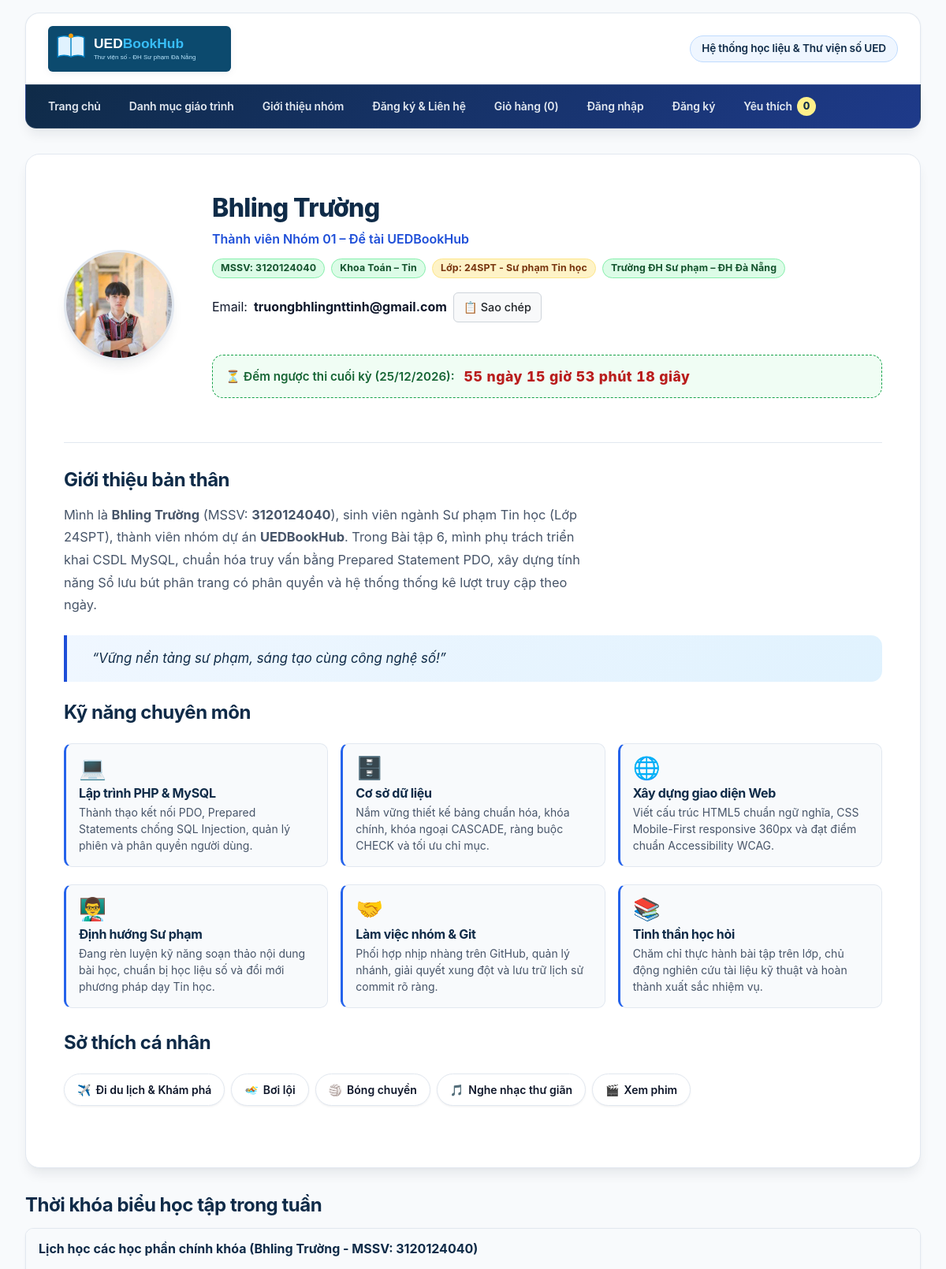
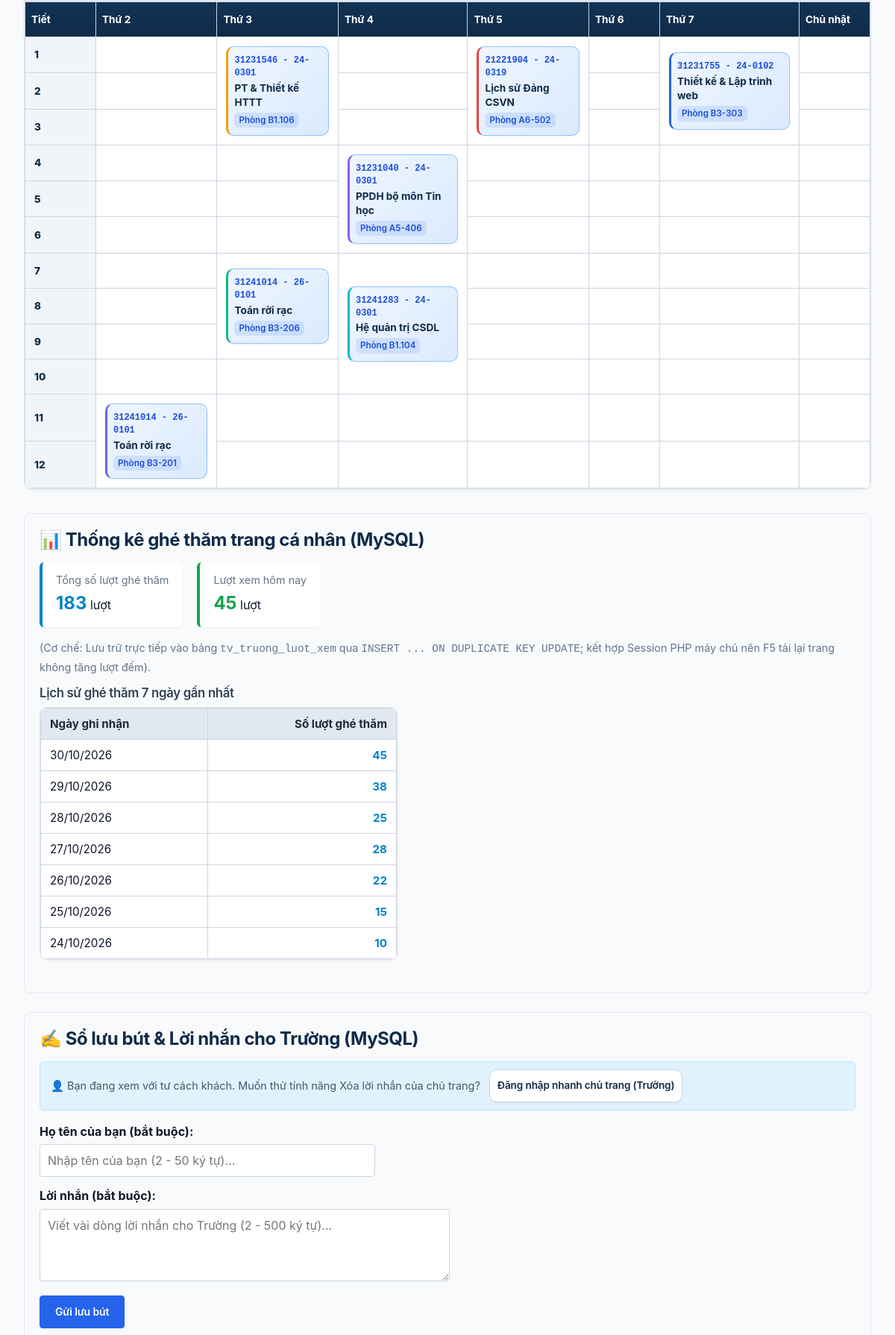
Screenshot of /thanhvien/3120124040_truong/gioithieu.php (upper part) with the database file from the repository (2 pictures, top to bottom).
### tables this page shows
CREATE TABLE tv_truong_luot_xem (
    id INT UNSIGNED AUTO_INCREMENT PRIMARY KEY,
    mssv CHAR(10) NOT NULL,
    ngay DATE NOT NULL,
    so_luot INT UNSIGNED NOT NULL DEFAULT 1,
    UNIQUE KEY uq_tv_truong_luot_xem_ngay (mssv, ngay),
    CONSTRAINT fk_tv_truong_luot_xem_thanh_vien FOREIGN KEY (mssv)
        REFERENCES thanh_vien(mssv) ON DELETE CASCADE
);

### thanhvien/3120124040_truong/gioithieu.php (the view, shortened to what the rows shown need)
<?php
$st7Ngay = db()->prepare('
    SELECT DATE_FORMAT(ngay, "%d/%m/%Y") AS ngay_dinh_dang, so_luot
    FROM tv_truong_luot_xem
    WHERE mssv = ?
    ORDER BY ngay DESC
    LIMIT 7
');
$st7Ngay->execute([MSSV]);
$lichSu7Ngay = $st7Ngay->fetchAll();
require_once __DIR__ . '/../../inc/header.php';
?>
<link rel="stylesheet" href="css/style.css?v=15">
<main class="noi-dung-chinh">
  <article class="ho-so-ca-nhan">
    <div class="ho-so-ca-nhan__than">
      <div class="ho-so-ca-nhan__hang-dau">
        <div class="ho-so-ca-nhan__thong-tin">
          <h1 class="ho-so-ca-nhan__ten">Bhling Trường</h1>
        </div>
      </div>
      <section>
        <h2>Giới thiệu bản thân</h2>
      </section>
      <section>
        <h2>Kỹ năng chuyên môn</h2>
      </section>
      <section>
        <h2>Sở thích cá nhân</h2>
      </section>
    </div>
  </article>
  <section class="khoi-thoi-khoa-bieu">
    <h2>Thời khóa biểu học tập trong tuần</h2>
    <div class="bang-cuon">
      <table class="bang-tkb">
        <caption>Lịch học các học phần chính khóa (Bhling Trường - MSSV: 3120124040)</caption>
        <thead>
          <tr>
            <th scope="col">Tiết</th>
            <th scope="col">Thứ 2</th>
            <th scope="col">Thứ 3</th>
            <th scope="col">Thứ 4</th>
            <th scope="col">Thứ 5</th>
            <th scope="col">Thứ 6</th>
            <th scope="col">Thứ 7</th>
            <th scope="col">Chủ nhật</th>
          </tr>
        </thead>
        <tbody>
          <tr>
            <th scope="row">1</th>
          </tr>
          <tr>
            <th scope="row">2</th>
          </tr>
          <tr>
            <th scope="row">3</th>
          </tr>
          <tr>
            <th scope="row">4</th>
          </tr>
          <tr>
            <th scope="row">5</th>
          </tr>
          <tr>
            <th scope="row">6</th>
          </tr>
          <tr>
            <th scope="row">7</th>
          </tr>
          <tr>
            <th scope="row">8</th>
          </tr>
          <tr>
            <th scope="row">9</th>
          </tr>
          <tr>
            <th scope="row">10</th>
          </tr>
          <tr>
            <th scope="row">11</th>
          </tr>
          <tr>
            <th scope="row">12</th>
          </tr>
        </tbody>
      </table>
    </div>
  </section>
  <section class="hop-dem-views" style="margin: 25px 0; padding: 20px; border-radius: 8px; background: #f8fafc; border: 1px solid #e2e8f0;">
    <h2>📊 Thống kê ghé thăm trang cá nhân (MySQL)</h2>
    <div class="bang-cuon" style="max-width: 480px;">
      <table style="width: 100%; border-collapse: collapse; background: #ffffff; border-radius: 6px; overflow: hidden; font-size: 0.95rem;">
        <thead>
          <tr style="background: #e2e8f0; color: #1e293b; text-align: left;">
            <th scope="col" style="padding: 8px 12px; border-bottom: 1px solid #cbd5e1;">Ngày ghi nhận</th>
            <th scope="col" style="padding: 8px 12px; border-bottom: 1px solid #cbd5e1; text-align: right;">Số lượt ghé thăm</th>
          </tr>
        </thead>
        <tbody>
          <?php if (empty($lichSu7Ngay)): ?>
            <tr><td colspan="2" style="padding: 10px 12px; text-align: center; color: #94a3b8;">Chưa có dữ liệu thống kê.</td></tr>
          <?php else: ?>
            <?php foreach ($lichSu7Ngay as $dongNgay): ?>
              <tr style="border-bottom: 1px solid #f1f5f9;">
                <td style="padding: 8px 12px;"><?= e((string)$dongNgay['ngay_dinh_dang']) ?></td>
                <td style="padding: 8px 12px; text-align: right; font-weight: bold; color: #0284c7;"><?= e((string)$dongNgay['so_luot']) ?></td>
              </tr>
            <?php endforeach; ?>
          <?php endif; ?>
        </tbody>
      </table>
    </div>
  </section>
  <section id="so-luu-but" class="hop-luu-but" style="margin: 25px 0; padding: 20px; border-radius: 8px; background: #f8fafc; border: 1px solid #e2e8f0;">
    <h2>✍️ Sổ lưu bút &amp; Lời nhắn cho Trường (MySQL)</h2>
  </section>
</main>
<?php
require_once __DIR__ . '/../../inc/footer.php';
?>

### rows the page displays
tv_truong_luot_xem: ngay_dinh_dang "30/10/2026", so_luot "45"
tv_truong_luot_xem: ngay_dinh_dang "29/10/2026", so_luot "38"
tv_truong_luot_xem: ngay_dinh_dang "28/10/2026", so_luot "25"
tv_truong_luot_xem: ngay_dinh_dang "27/10/2026", so_luot "28"
tv_truong_luot_xem: ngay_dinh_dang "26/10/2026", so_luot "22"
tv_truong_luot_xem: ngay_dinh_dang "25/10/2026", so_luot "15"
tv_truong_luot_xem: ngay_dinh_dang "24/10/2026", so_luot "10"

### other values shown
$nhan "Trang chủ"
$nhan "Danh mục giáo trình"
$nhan "Giới thiệu nhóm"
$nhan "Đăng ký & Liên hệ"
$gioDauTrang->soMon() "0"
$tongLuotXem "183"
$luotXemHomNay "45"
